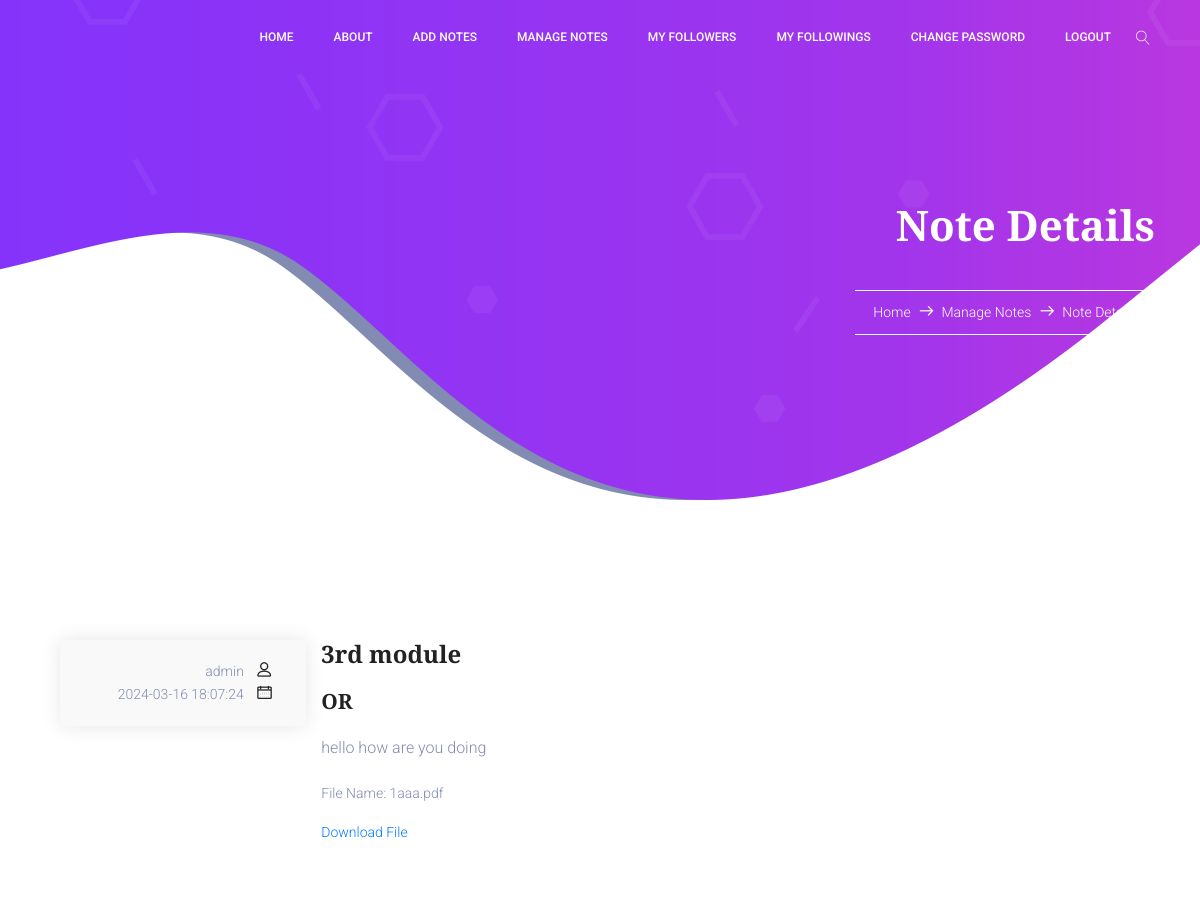
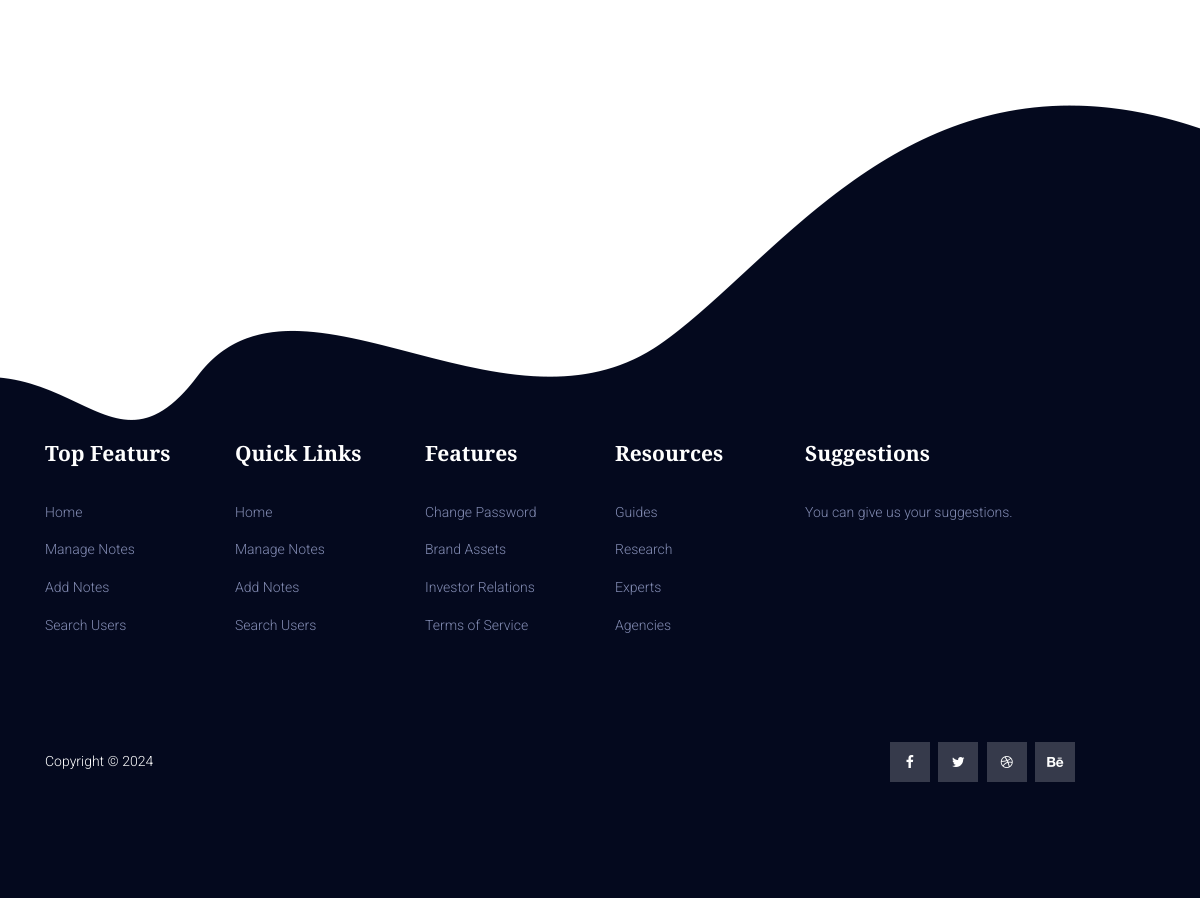
Page /note-details.php?note_id=8&user_id=7 (signed in) on the committed database (2 pictures, top to bottom).
### tables this page shows
CREATE TABLE `users` (
  `user_id` int(11) NOT NULL,
  `username` varchar(50) NOT NULL,
  `email` varchar(100) NOT NULL,
  `password` varchar(255) NOT NULL,
  `created_at` timestamp NOT NULL DEFAULT current_timestamp()
);

CREATE TABLE `notes` (
  `note_id` int(11) NOT NULL,
  `user_id` int(11) DEFAULT NULL,
  `title` varchar(255) NOT NULL,
  `subject` varchar(255) DEFAULT NULL,
  `content` text NOT NULL,
  `created_at` timestamp NOT NULL DEFAULT current_timestamp(),
  `file_path` varchar(255) DEFAULT NULL
);

### note-details.php (the view, shortened to what this page needs)
<?php
require_once 'db_connection.php';
if (isset($_GET['note_id']) && isset($_GET['user_id'])) {
	$note_id = $_GET['note_id'];
	$user_id = $_GET['user_id'];
} else {
	header("Location: manage_notes.php");
	exit();
}
$query = "SELECT * FROM notes WHERE user_id = $user_id AND note_id = $note_id";
$result = mysqli_query($conn, $query);
$note = mysqli_fetch_assoc($result);
$note_content = $note['content'];
$user_query = "SELECT * FROM users WHERE user_id = $user_id";
$user_result = mysqli_query($conn, $user_query);
if ($user_result && mysqli_num_rows($user_result) > 0) {
	$user = mysqli_fetch_assoc($user_result);
}
?>
<!DOCTYPE html>
<html lang="zxx" class="no-js">
<head>
    <link rel="stylesheet" href="css/linearicons.css" />
    <link rel="stylesheet" href="css/font-awesome.min.css" />
    <link rel="stylesheet" href="css/bootstrap.css" />
    <link rel="stylesheet" href="css/magnific-popup.css" />
    <link rel="stylesheet" href="css/owl.carousel.css" />
    <link rel="stylesheet" href="css/nice-select.css">
    <link rel="stylesheet" href="css/hexagons.min.css" />
    <link rel="stylesheet" href="https://cdn.jsdelivr.net/themify-icons/0.1.2/css/themify-icons.css" />
    <link rel="stylesheet" href="css/main.css" />
</head>
<body>
    <?php
    include('header.php');
    ?>
    <section class="banner-area">
        <div class="container">
            <div class="row justify-content-center align-items-center">
                <div class="col-lg-12 banner-right">
                    <h1 class="text-white">Note Details</h1>
                    <div class="link-nav">
                        <span class="box">
                            <a href="dashboard.php">Home </a>
                            <i class="lnr lnr-arrow-right"></i>
                            <a href="manage_notes.php">Manage Notes</a>
                            <i class="lnr lnr-arrow-right"></i>
                            <a href='#'>Note Details</a>
                        </span>
                    </div>
                </div>
            </div>
        </div>
    </section>
    <section class="post-content-area single-post-area">
        <div class="container">
            <div class="row">
                <div class="col-lg-11 posts-list">
                    <div class="single-post row">
                        <div class="col-lg-3 col-md-3 meta-details">
                            <div class="user-details row">
                                <p class="user-name col-lg-12 col-md-12 col-6"><a href="#"><?php echo isset($user['username']) ? $user['username'] : ''; ?></a> <span class="lnr lnr-user"></span></p>
                                <p class="date col-lg-12 col-md-12 col-6"><a href="#"><?php echo $note['created_at']; ?></a> <span class="lnr lnr-calendar-full"></span></p>
                            </div>
                        </div>
                        <div class="col-lg-9 col-md-9">
                            <h3 class="mt-20 mb-20"><?php echo $note['title']; ?></h3>
                            <h4 class="mt-20 mb-20"><?php echo $note['subject']; ?></h4>
                            <p class="excert"><?php echo $note_content; ?></p>
                            <?php if (!empty($note['file_path'])) : ?>
                                <p>File Name: <?php echo basename($note['file_path']); ?></p>
                                <a href="download.php?file=<?php echo urlencode($note['file_path']); ?>" download>Download File</a>
                            <?php endif; ?>
                        </div>
                    </div>
                </div>
            </div>
        </div>
    </section>
    <?php include('footer.php') ?>
</body>
</html>

### note-details.php (style rules this page uses)
.single-post { margin-bottom: 30px; background: #fff; padding: 30px; border-radius: 4px; overflow: hidden; }
.single-post .user-details { background: #f9f9f9; padding: 20px; border-radius: 4px; box-shadow: 0px 0px 20px 0px rgba(0, 0, 0, 0.1); }
.single-post .user-details p { margin-bottom: 0; }
.single-post h3 { margin-top: 20px; margin-bottom: 20px; }
.single-post h4 { margin-bottom: 20px; }
.single-post p.excert { margin-bottom: 20px; font-size: 16px; line-height: 28px; }

### rows in the picture
users: username "admin"
notes: created_at "2024-03-16 18:07:24", title "3rd module", subject "OR", content "hello how are you doing", file_path "1aaa.pdf"
